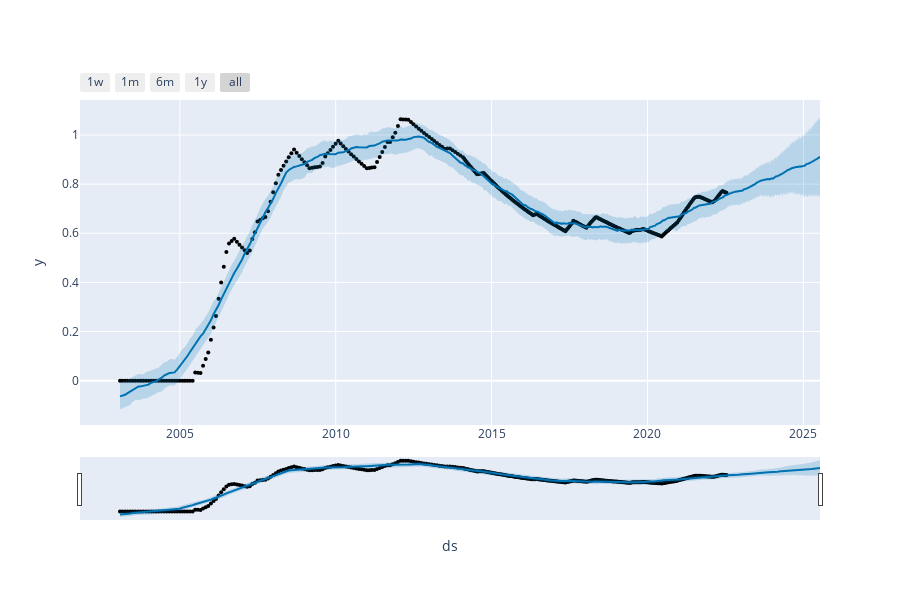

The notebook cell this image was saved under:
### Code cell
plot_plotly(modeloProphet, pronosticos)

### Figure 1 — Plotly figure (JSON) as saved in the notebook; plotly's stock layout.template omitted (floating-point values rounded to 4 significant figures; data arrays with more than 128 entries replaced by an {"elided": "..."} marker saying what was removed)
{"data": [{"marker": {"color": "black", "size": 4}, "mode": "markers", "name": "Actual", "type": "scatter", "x": {"elided": "336 str values"}, "y": {"elided": "336 float values"}}, {"hoverinfo": "skip", "line": {"width": 0}, "mode": "lines", "type": "scatter", "x": {"elided": "1431 str values"}, "y": {"elided": "1431 float values"}}, {"fill": "tonexty", "fillcolor": "rgba(0, 114, 178, 0.2)", "line": {"color": "#0072B2", "width": 2}, "mode": "lines", "name": "Predicted", "type": "scatter", "x": {"elided": "1431 str values"}, "y": {"elided": "1431 float values"}}, {"fill": "tonexty", "fillcolor": "rgba(0, 114, 178, 0.2)", "hoverinfo": "skip", "line": {"width": 0}, "mode": "lines", "type": "scatter", "x": {"elided": "1431 str values"}, "y": {"elided": "1431 float values"}}], "layout": {"height": 600, "showlegend": false, "width": 900, "xaxis": {"rangeselector": {"buttons": [{"count": 7, "label": "1w", "step": "day", "stepmode": "backward"}, {"count": 1, "label": "1m", "step": "month", "stepmode": "backward"}, {"count": 6, "label": "6m", "step": "month", "stepmode": "backward"}, {"count": 1, "label": "1y", "step": "year", "stepmode": "backward"}, {"step": "all"}]}, "rangeslider": {"visible": true}, "title": {"text": "ds"}, "type": "date"}, "yaxis": {"title": {"text": "y"}}}}
